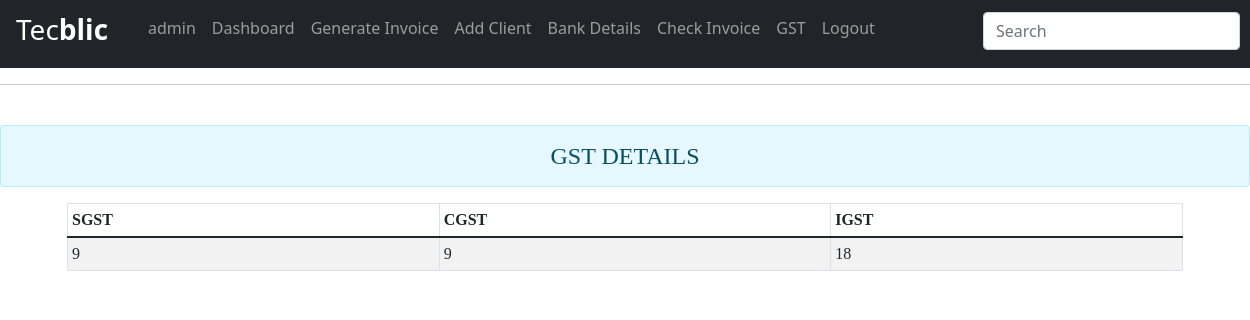
Before: /gst (signed in) with the older database file.
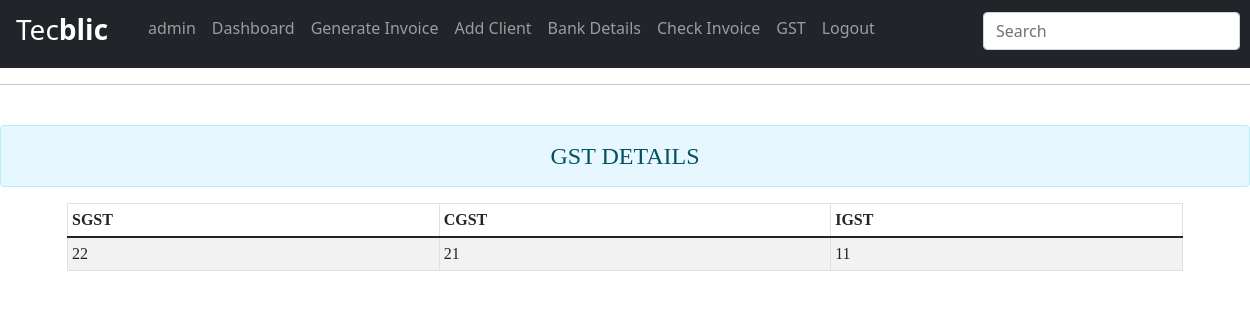
After: the same page with the newer database file.
### tecblicapp/models.py (models this page shows)
class gstValue(models.Model):
    cgst = models.CharField(max_length=20,null=True, blank=True)
    sgst = models.CharField(max_length=20,null=True, blank=True)
    igst = models.CharField(max_length=20,null=True, blank=True)

### tecblicapp/views.py (the view)
# urls.py: path('gst', views.gst, name="gst"),
@login_required(login_url='login')
def gst(request):
    gst = gstValue.objects.all()
    return render(request,'tecblicapp/gst.html',{'gst':gst})

### tecblicapp/templates/tecblicapp/gst.html (shortened to what this page needs)
<!DOCTYPE html>
<html lang="en">
<head>
    <link href="https://cdn.jsdelivr.net/npm/bootstrap@5.1.3/dist/css/bootstrap.min.css" rel="stylesheet">
    <link href="https://cdnjs.cloudflare.com/ajax/libs/bootstrap-datepicker/1.2.0/css/datepicker.min.css" rel="stylesheet">
</head>
<body>
{% include 'tecblicapp/navbar.html' %}
<hr>
<form action="" method="post">
<div style="font-family: Georgia, 'Times New Roman', Times, serif; ">
    <br>
    <h4 class="text-center alert alert-info" style="background-color: #e6f7ff;">GST DETAILS</h4>
    <div class="container">
        <table class="table table-striped table-hover table-bordered table-sm">
            <thead>
                <tr>
                    <th scope="col">SGST</th>
                    <th scope="col">CGST</th>
                    <th scope="col">IGST</th>
                </tr>
            </thead>
            <tbody id="tbody">
                {% for i in gst %}
                <tr>
                    <td>{{ i.sgst}}</td>
                    <td>{{ i.cgst}}</td>
                    <td>{{ i.igst}}</td>
                    {% endfor %}
                </tr>
            </tbody>
        </table>
    </div>
    </div>
</form>
</body>
</html>

Changed rows visible on the page:
changed gstValue: sgst "9" → "22"; cgst "9" → "21"; igst "18" → "11"
